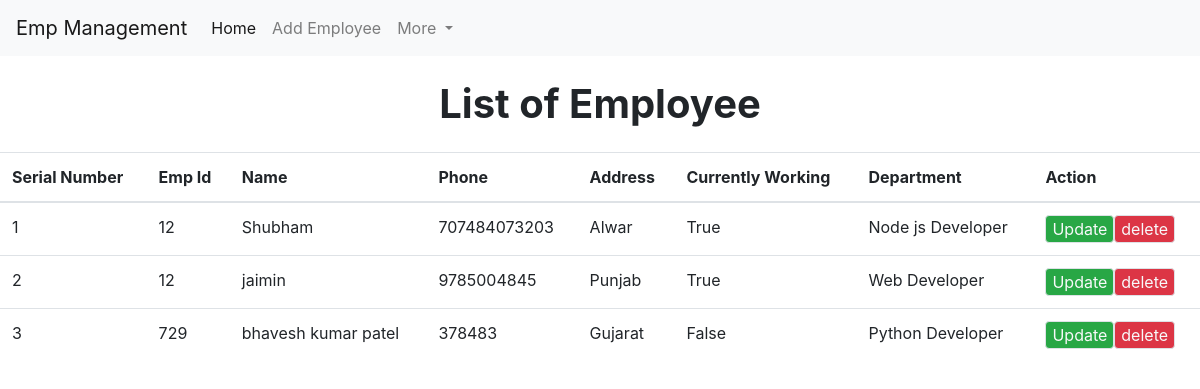
/userdata/, run on the app's committed database.
### emp_manage/models.py (models this page shows)
class Emp(models.Model):
    name = models.CharField(max_length=102)
    emp_id = models.CharField(max_length=101)
    phone = models.CharField(max_length=12)
    address = models.CharField(max_length=102)
    working = models.BooleanField(default=True)
    department = models.CharField(max_length=102)

### emp_manage/views.py (the view)
# urls.py: path("userdata/",views.userdata , name='userdata'),
def userdata(request):
    empdata = Emp.objects.all()
    context ={
        'data' :empdata
    }
    return render(request,"emp_tem/userdata.html",context=context)

### templates/emp_tem/userdata.html
{% load static %}
{% include 'emp_tem/home.html' %}
{% block content %}
<table class="table">
    <thead>
        <tr>
            <th scope="col">Serial Number</th>
            <th scope="col">Emp Id</th>
            <th scope="col">Name</th>
            <th scope="col">Phone</th>
            <th scope="col">Address</th>
            <th scope="col">Currently Working</th>
            <th scope="col">Department</th>
            <th scope="col">Action</th>
        </tr>
    </thead>
    <h1 class="text-center font-weight-bold my-4">List of Employee</h1>
    <tbody>
        {% for x in data %}
        <tr>
            <td>{{forloop.counter}}</td>
            <td>{{x.emp_id}}</td>
            <td>{{x.name}}</td>
            <td>{{x.phone}}</td>
            <td>{{x.address}}</td>
            <td>{{x.working}}</td>
            <td>{{x.department}}</td>
            <td>
                <div class="d-flex">
                    <a href="/userupdate/{{x.emp_id}}">
                        <button class="update bg-success rounded border text-light">Update</button>
                    </a>
                    <a href="/userdelete/{{x.emp_id}}">
                        <button class="delete bg-danger rounded border text-light">delete</button>
                    </a>
                </div>
            </td>
        </tr>
        {% endfor %}
    </tbody>
</table>
{% endblock %}

### data on the page
Emp: emp_id "12", name "Shubham", phone "707484073203", address "Alwar", working "True", department "Node js Developer"
Emp: emp_id "12", name "jaimin", phone "9785004845", address "Punjab", working "True", department "Web Developer"
Emp: emp_id "729", name "bhavesh kumar patel", phone "378483", address "Gujarat", working "False", department "Python Developer"
